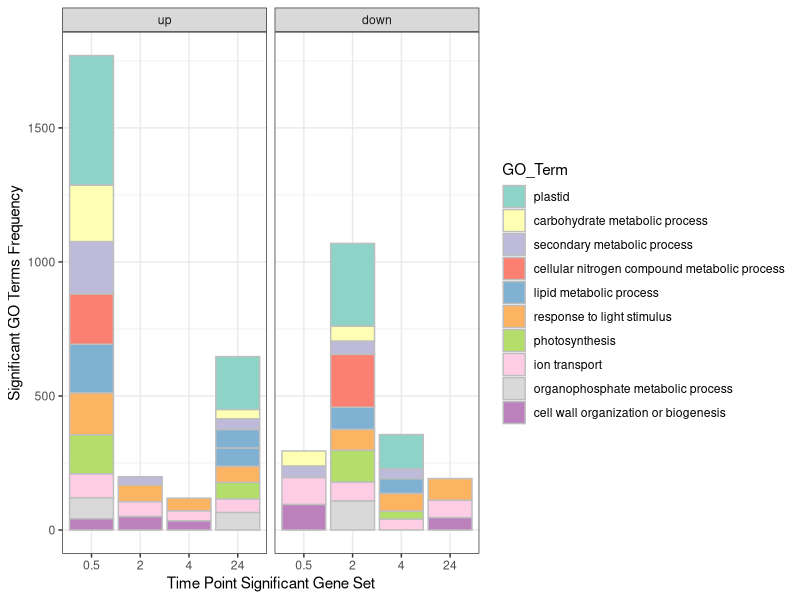

Generate this figure with R:
library(ggplot2)
library(tidyverse)

data <- read_tsv("GO_terms_stackedbar_data.txt", 
                 col_names = c("GO_Term", "Frequency", "Time_Point", "Direction"))
data$Time_Point <- as.factor(data$Time_Point)
data$Time_Point <- ordered(data$Time_Point, levels = c("0.5", "2", "4", "24"))
data$Direction <- as.factor(data$Direction)
data$Direction <- ordered(data$Direction, levels = c("up", "down"))
data$GO_Term <- as.factor((data$GO_Term))
data$GO_Term <- ordered(data$GO_Term, levels = c("plastid", "carbohydrate metabolic process", "secondary metabolic process", 
                                                 "cellular nitrogen compound metabolic process", "lipid metabolic process", 
                                                 "response to light stimulus", "photosynthesis", "ion transport", 
                                                 "organophosphate metabolic process", "cell wall organization or biogenesis"))


ggplot(data, aes(fill = GO_Term, y = Frequency, x = Time_Point))+
  geom_bar(stat = "identity", colour = "grey")+
  scale_fill_brewer(palette = "Set3")+
  theme_bw()+
  facet_wrap(~Direction)+
  ylab("Significant GO Terms Frequency")+
  xlab("Time Point Significant Gene Set")
